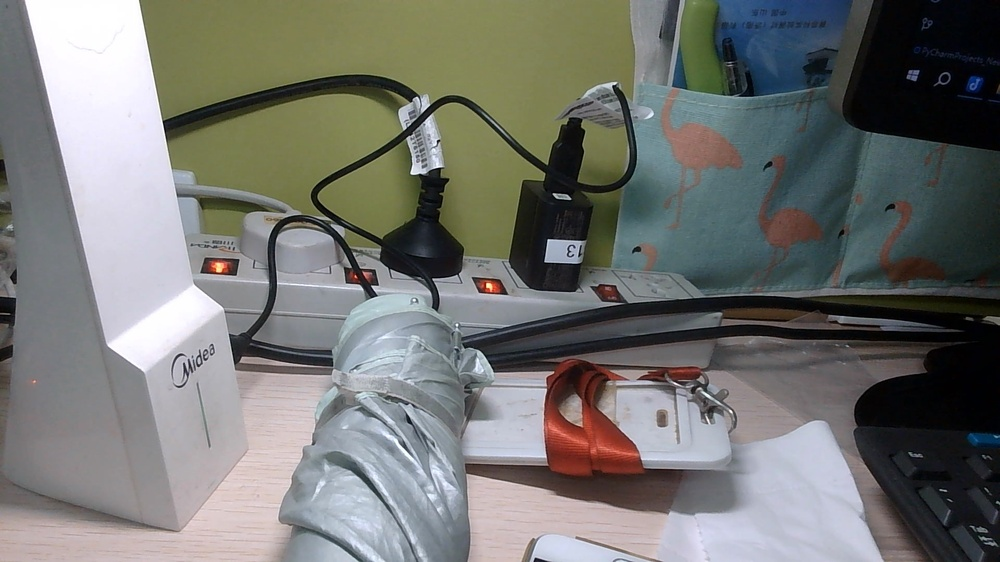
#> input picture Python-Library/scikit-image/Pics/desk1.JPG, 1000 x 562 px, shrunk from 1920 x 1080 before the run
$ python pic_compare_by_ssim.py
#> lines starting #> are read from the running program, lines starting #| are printed output that depends on the picture; after the words box and inside, x2 and y2 are one past the last pixel; in counts of white or black regions, pixels touching at a corner belong together; long printed decimals are rounded
import skimage as ski
from skimage.metrics import structural_similarity
from skimage.metrics import mean_squared_error
import cv2


def ssim(img1, img2):
    # Compute SSIM between the two images
    (score, diff) = structural_similarity(img1, img2, data_range=1, full=True)

    # The diff image contains the actual image differences between the two images
    # and is represented as a floating point data type in the range [0,1]
    # so we must convert the array to 8-bit unsigned integers in the range
    # [0,255] before we can use it with OpenCV
    diff = (diff * 255).astype("uint8")
    return score, diff

def mse(img1, img2):
    # Compute MSE between the two images
    mse = mean_squared_error(img1, img2)
    return mse

if __name__ == '__main__':
    # [7 lines of commented-out code are left out]
    img1_gray = ski.io.imread("Pics/desk1.JPG", as_gray=True)
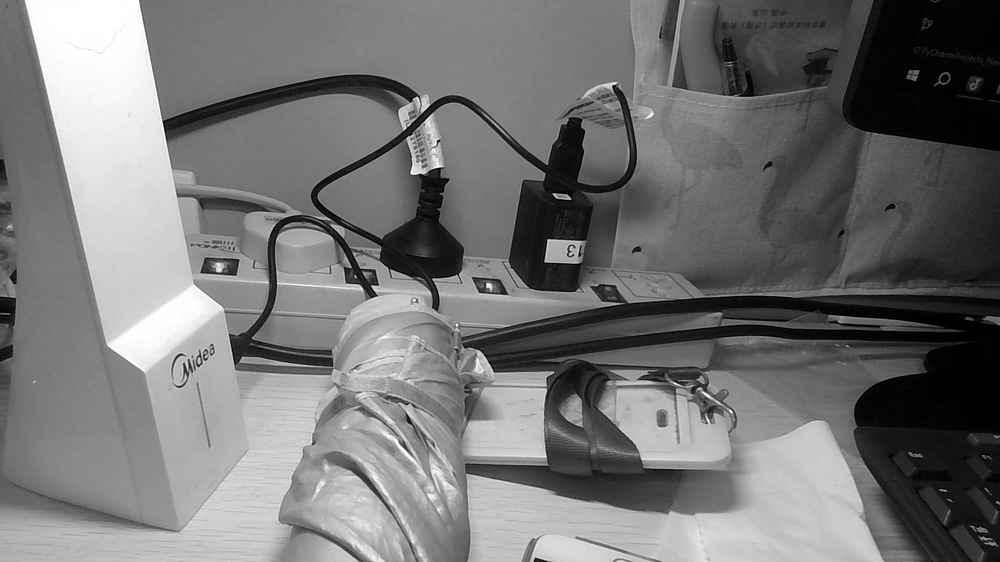
#> img1_gray: shape (562, 1000) float64; min 0, max 1, mean 0.457
    img2_gray = ski.io.imread("Pics/desk2.JPG", as_gray=True)
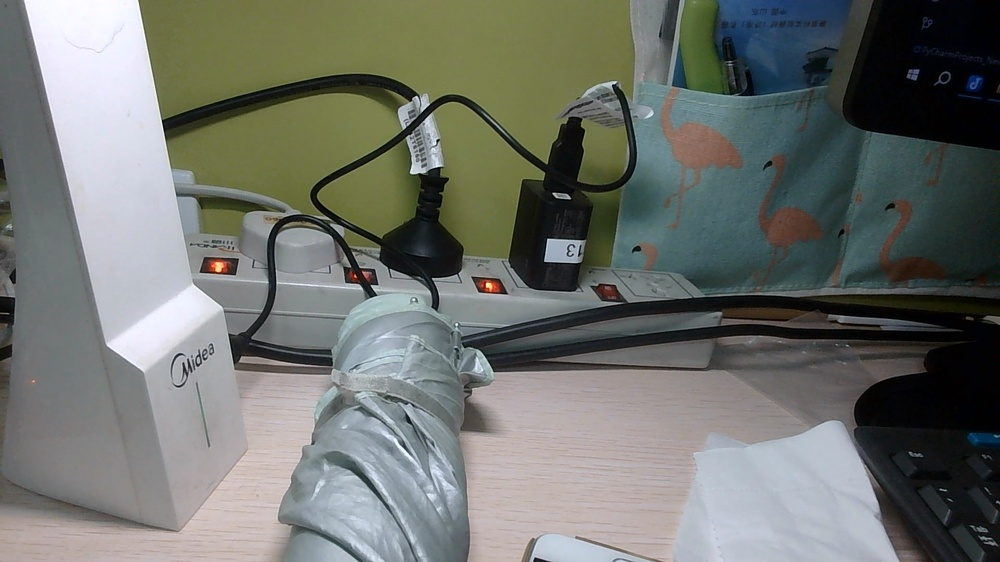
#> input picture Python-Library/scikit-image/Pics/desk2.JPG, 1000 x 562 px, shrunk from 1920 x 1080 before the run
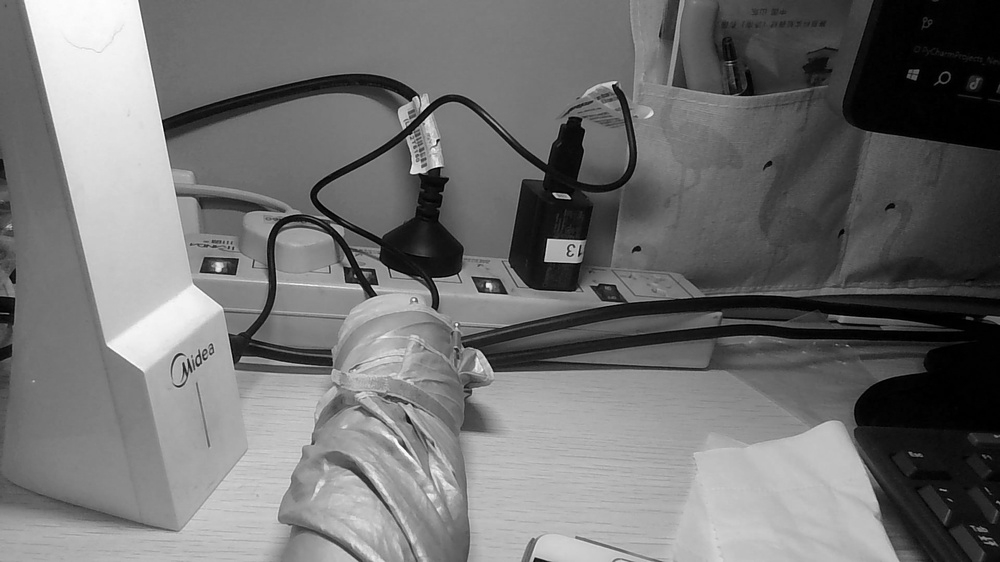
#> img2_gray: shape (562, 1000) float64; min 0, max 0.999, mean 0.445
    (score, diff) = ssim(img1_gray, img2_gray)
#> in ssim, `(score, diff) = structural_similarity(img1, img2, data_range=1, full=T..`:
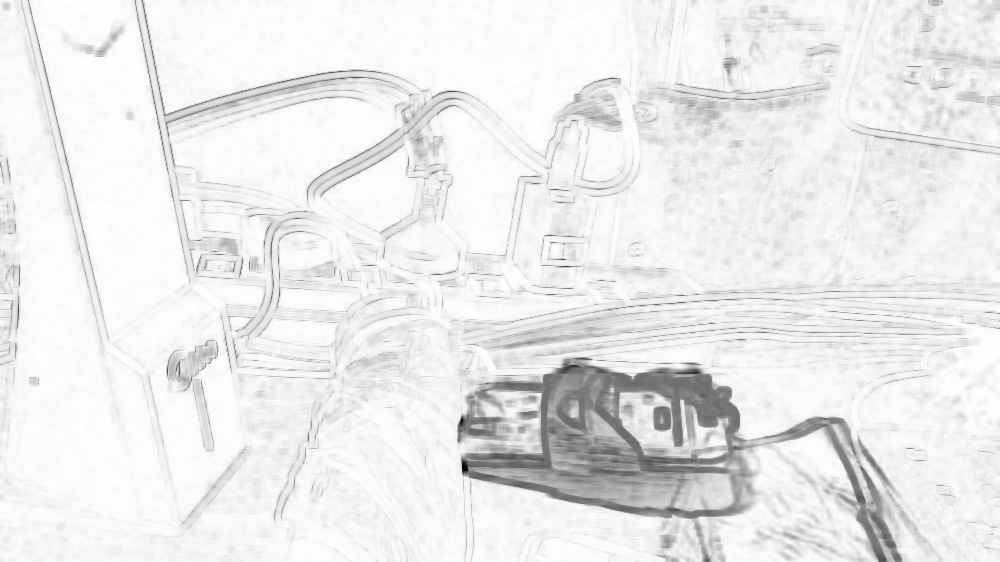
#> diff: shape (562, 1000) float64; min -0.767, max 1, mean 0.863; drawn with min black and max white
#> in ssim, `(score, diff) = structural_similarity(img1, img2, data_range=1, full=T..`: score = 0.863
#> in ssim, `diff = (diff * 255).astype("uint8")`:
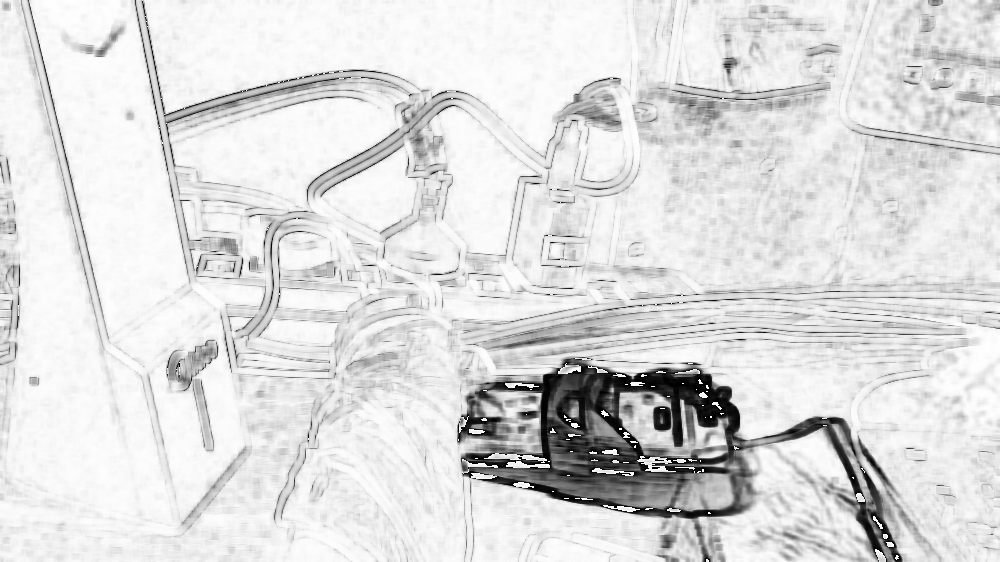
#> diff: shape (562, 1000); min 0, max 255, mean 221
#> score = 0.863
    print("Image Similarity: {:.4f}%".format(score * 100))
#| Image Similarity: 86.2589%
    # print("Image Similarity: {:.4f}%".format(score * 100))
    print("IMage MSE: ", mse(img1_gray, img2_gray))
#> in mse, `mse = mean_squared_error(img1, img2)`: mse = 0.00802
#| IMage MSE:  0.008016

    # Threshold the difference image, followed by finding contours to
    # obtain the regions of the two input images that differ
    # diff_box = cv2.merge([diff, diff, diff])
    thresh = cv2.threshold(diff, 0, 255, cv2.THRESH_BINARY_INV | cv2.THRESH_OTSU)[1]
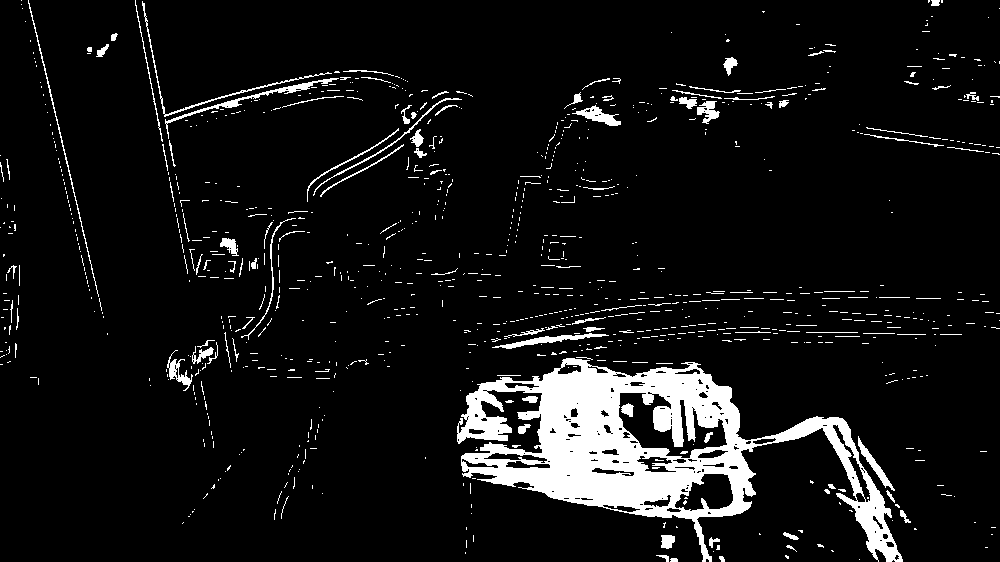
#> thresh: shape (562, 1000); 7.9% white; 990 white regions (865 under 20 px)
    contours = cv2.findContours(thresh, cv2.RETR_EXTERNAL, cv2.CHAIN_APPROX_SIMPLE)
#> contours = 979 contours, 936 with area under 20; largest, box (x1, y1, x2, y2) and area: (457, 358, 903, 562) 37406, (165, 78, 339, 139) 489, (492, 333, 609, 349) 384, (572, 105, 621, 126) 364, (858, 436, 895, 491) 310
    # [22 lines of commented-out code are left out]
